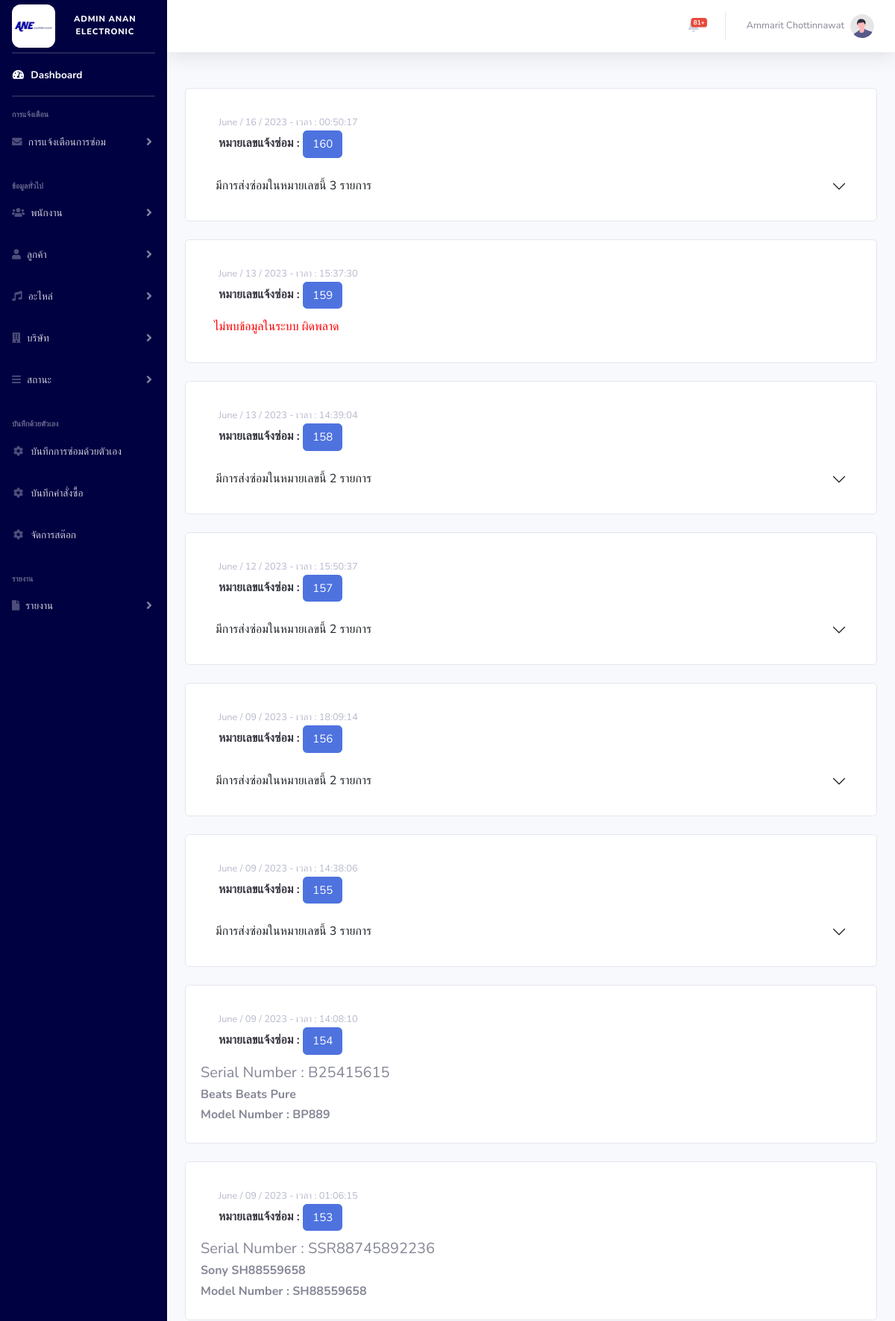
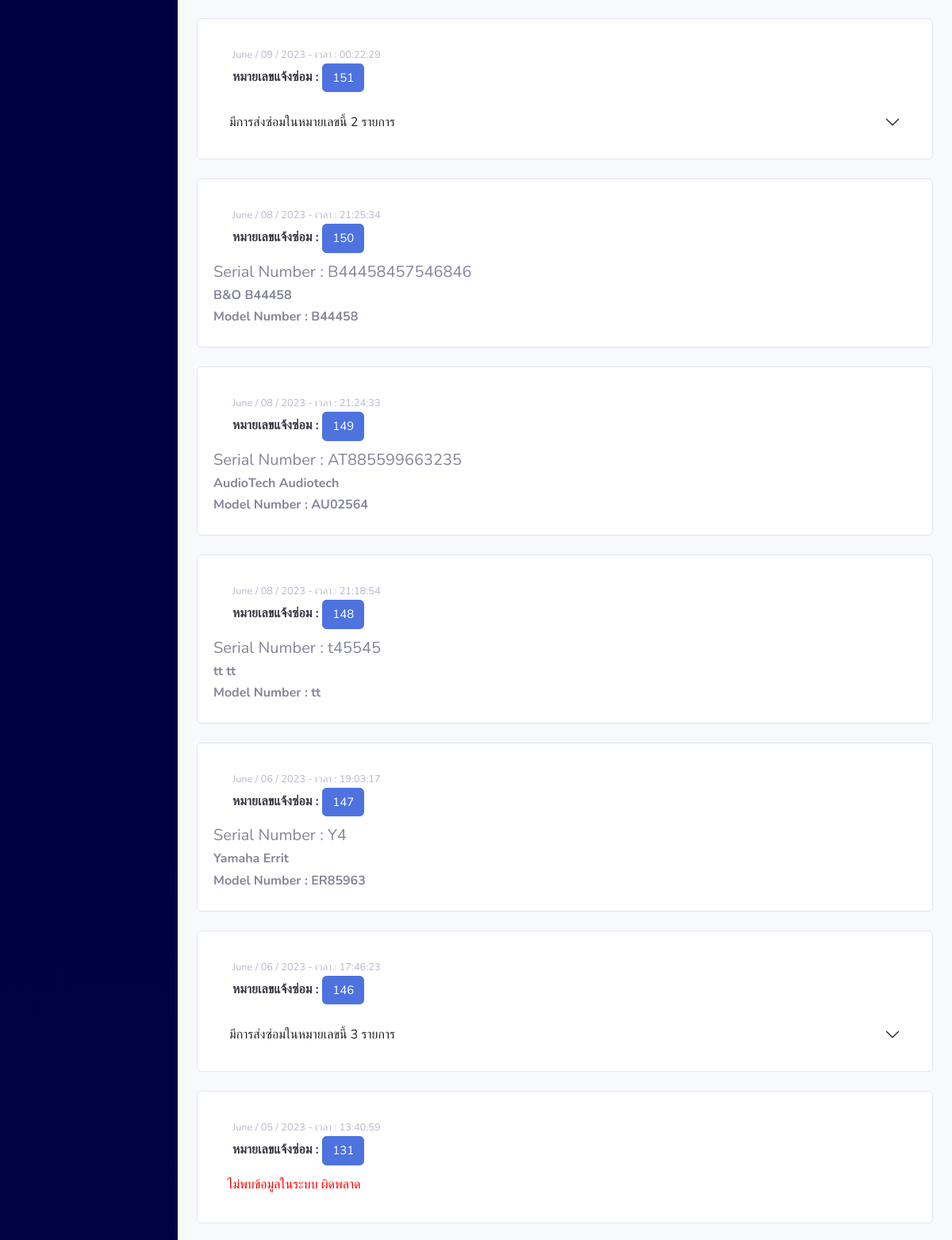
Screenshot of /admin/listview_nofi.php (signed in, upper part) with the database file from the repository (2 pictures, top to bottom).
### tables this page shows
CREATE TABLE `get_detail` (
  `get_d_id` int(6) NOT NULL COMMENT 'ไอดีรายละเอียดรับการซ่อม',
  `get_r_id` varchar(6) DEFAULT NULL COMMENT 'รหัสรับการซ่อม',
  `r_id` varchar(6) DEFAULT NULL COMMENT 'รหัสข้อมูลอุปกรณ์',
  `get_d_record` varchar(6) DEFAULT NULL COMMENT 'ครั้งของการซ่อม',
  `get_d_detail` varchar(255) DEFAULT NULL COMMENT 'รายละเอียดการซ่อม',
  `t_id` varchar(50) DEFAULT NULL COMMENT 'ไอดีรหัสไปรยษณีย์',
  `del_flg` varchar(1) NOT NULL DEFAULT '0' COMMENT 'ลบ = 1',
  `get_d_conf` int(1) DEFAULT NULL COMMENT '0 = ใช้,1 = ไม่ใช้ ',
  `get_t_id` varchar(6) DEFAULT NULL COMMENT 'ไอดีรหัสไปรษณีย์ของสมาชิก'
);

CREATE TABLE `get_repair` (
  `get_r_id` int(6) NOT NULL,
  `get_r_date_in` datetime(6) DEFAULT NULL,
  `get_r _date_out` datetime(6) DEFAULT NULL,
  `e_id` int(6) DEFAULT NULL,
  `del_flg` tinyint(1) NOT NULL DEFAULT 0,
  `get_tel` varchar(20) DEFAULT NULL,
  `get_add` varchar(255) DEFAULT NULL,
  `get_wages` int(10) DEFAULT NULL COMMENT 'ค่าแรงช่าง',
  `get_add_price` int(6) DEFAULT NULL COMMENT 'ราคาค่าส่ง',
  `get_pay` int(1) DEFAULT 0 COMMENT 'ชำระแล้ว = 1',
  `get_deli` tinyint(1) DEFAULT 0 COMMENT '0 = รับหน้าร้าน , 1 = ทำการจัดส่ง',
  `get_date_conf` int(6) DEFAULT NULL COMMENT '(กี่วัน) วันที่คาดการการซ่อมเสร็จ'
);

CREATE TABLE `repair` (
  `r_id` int(6) NOT NULL,
  `m_id` varchar(255) DEFAULT NULL,
  `r_brand` varchar(255) DEFAULT NULL,
  `r_model` varchar(255) DEFAULT NULL,
  `r_number_model` varchar(255) DEFAULT NULL,
  `r_serial_number` varchar(255) DEFAULT NULL,
  `r_add` varchar(255) DEFAULT NULL,
  `com_id` varchar(50) DEFAULT NULL,
  `r_guarantee` int(2) DEFAULT NULL COMMENT 'ระยะประกัน',
  `r_date_buy` datetime DEFAULT NULL COMMENT 'วันที่ซื้อวันแรก',
  `del_flg` tinyint(1) NOT NULL DEFAULT 0 COMMENT 'ลบ = 1',
  `e_id` varchar(6) DEFAULT NULL COMMENT 'ไอดีพนักงานที่ใส่ข้อมูล'
);

### admin/listview_nofi.php (the view, shortened to what this page needs)
<?php
include('../database/condb.php');
?>
<!DOCTYPE html>
<html lang="en">
<head>
    <link href="vendor/fontawesome-free/css/all.min.css" rel="stylesheet" type="text/css">
    <link href="https://cdn.jsdelivr.net/npm/bootstrap@5.0.2/dist/css/bootstrap.min.css" rel="stylesheet">
    <link href="css/sb-admin-2.min.css" rel="stylesheet">
</head>
<body id="page-top">
    <div id="wrapper">
        <?php
        include('bar/sidebar.php');
        ?>
        <div id="content-wrapper" class="d-flex flex-column">
            <div id="content">
                <?php
                include('bar/topbar_admin.php');
                ?>
                <div class="container-fluid">
                    <?php
                    $sql_nofi = "SELECT *
                    FROM get_repair
                    LEFT JOIN get_detail ON get_repair.get_r_id = get_detail.get_r_id
                    LEFT JOIN repair ON get_detail.r_id = repair.r_id
                    WHERE get_repair.del_flg = '0'
                    GROUP BY get_repair.get_r_id
                    ORDER BY get_repair.get_r_id DESC;
                     ";
                    $result_nofi = mysqli_query($conn, $sql_nofi);
                    while ($row = mysqli_fetch_array($result_nofi)) {
                        $dateString = date('d-m-Y', strtotime($row['get_r_date_in']));
                        $date = DateTime::createFromFormat('d-m-Y', $dateString);
                        $formattedDate = $date->format('F / d / Y');
                    ?>
                        <div class="pt-4">
                            <div class="card">
                                <a class="dropdown-item align-items-center" href="detail_repair.php?id=<?= $row[0] ?>">
                                    <div class="card-body">
                                        <span class="small text-gray-500"><?= $formattedDate ?> - เวลา : <?= date('H:i:s', strtotime($row['get_r_date_in'])) ?></span>
                                        <h6 class="font-weight-bold">หมายเลขแจ้งซ่อม : <button class="btn btn-primary" style="font-size: 15px;"><?= $row[0] ?></button></h6>
                                </a>
                                <?php
                                $get_r_id = $row[0];
                                $sql_count = "SELECT COUNT(get_repair.get_r_id) FROM get_repair
                                                        LEFT JOIN get_detail ON get_repair.get_r_id = get_detail.get_r_id
                                                        LEFT JOIN repair ON get_detail.r_id = repair.r_id
                                                        WHERE get_detail.get_r_id  = '$get_r_id'
                                                        ORDER BY get_repair.get_r_id DESC ";
                                $result_count = mysqli_query($conn, $sql_count);
                                $row_count = mysqli_fetch_array($result_count);
                                if ($row_count[0] > 1) {
                                ?>
                                    <div class="accordion accordion-flush" id="accordionFlushExample">
                                        <div class="accordion-item">
                                            <h2 class="accordion-header" id="flush-heading<?= $get_r_id ?>">
                                                <button class="accordion-button collapsed" type="button" data-bs-toggle="collapse" data-bs-target="#flush-collapse<?= $get_r_id ?>" aria-expanded="false" aria-controls="flush-collapse<?= $get_r_id ?>">
                                                    มีการส่งซ่อมในหมายเลขนี้ <?= $row_count[0] ?> รายการ
                                                </button>
                                            </h2>
                                        </div>
                                    </div>
                                    <?php
                                } else {
                                    $sql_detail = "SELECT * FROM get_repair
                                                        LEFT JOIN get_detail ON get_repair.get_r_id = get_detail.get_r_id
                                                        LEFT JOIN repair ON get_detail.r_id = repair.r_id
                                                        WHERE get_detail.get_r_id  = '$get_r_id'
                                                        ORDER BY get_repair.get_r_id DESC ";
                                    $result_detail = mysqli_query($conn, $sql_detail);
                                    $row_detail = mysqli_fetch_array($result_detail);
                                    if ($row_detail[0] == NULL) { ?>
                                        <p style="color : red ;margin-left: 2%;">ไม่พบข้อมูลในระบบ ผิดพลาด</p><?php
                                                                                        } else {  ?>
                                        <h5>Serial Number : <?= $row_detail['r_serial_number'] ?></h5>
                                        <h6 class="font-weight-bold"><?= $row_detail['r_brand'] ?> <?= $row_detail['r_model'] ?></h6>
                                        <h6 class="font-weight-bold">Model Number : <?= $row_detail['r_number_model'] ?> </h6>
                                <?php
                                                                                        }
                                                                                    }
                                ?>
                            </div>
                        </div>
                </div>
            <?php
                    }
            ?>
</body>
</html>

### rows the page displays
get_detail: get_r.get_r_date_in "June / 16 / 2023", get_r.get_r_date_in "00:50:17", get_r.get_r_id "160", row_count "3"
get_repair: get_r_date_in "June / 13 / 2023", get_r_date_in "15:37:30", get_r_id "159", shows "ไม่พบข้อมูลในระบบ ผิดพลาด"
get_detail: get_r.get_r_date_in "June / 13 / 2023", get_r.get_r_date_in "14:39:04", get_r.get_r_id "158", row_count "2"
get_detail: get_r.get_r_date_in "June / 12 / 2023", get_r.get_r_date_in "15:50:37", get_r.get_r_id "157", row_count "2"
get_detail: get_r.get_r_date_in "June / 09 / 2023", get_r.get_r_date_in "18:09:14", get_r.get_r_id "156", row_count "2"
get_detail: get_r.get_r_date_in "June / 09 / 2023", get_r.get_r_date_in "14:38:06", get_r.get_r_id "155", row_count "3"
get_detail: get_r.get_r_date_in "June / 09 / 2023", get_r.get_r_date_in "14:08:10", get_r.get_r_id "154", r.r_serial_number "B25415615", r.r_brand "Beats", r.r_model "Beats Pure", r.r_number_model "BP889"
get_detail: get_r.get_r_date_in "June / 09 / 2023", get_r.get_r_date_in "01:06:15", get_r.get_r_id "153", r.r_serial_number "SSR88745892236", r.r_brand "Sony", r.r_model "SH88559658", r.r_number_model "SH88559658"
get_detail: get_r.get_r_date_in "June / 09 / 2023", get_r.get_r_date_in "00:22:29", get_r.get_r_id "151", row_count "2"
get_detail: get_r.get_r_date_in "June / 08 / 2023", get_r.get_r_date_in "21:25:34", get_r.get_r_id "150", r.r_serial_number "B44458457546846", r.r_brand "B&O", r.r_model "B44458", r.r_number_model "B44458"
get_detail: get_r.get_r_date_in "June / 08 / 2023", get_r.get_r_date_in "21:24:33", get_r.get_r_id "149", r.r_serial_number "AT885599663235", r.r_brand "AudioTech", r.r_model "Audiotech", r.r_number_model "AU02564"
get_detail: get_r.get_r_date_in "June / 08 / 2023", get_r.get_r_date_in "21:18:54", get_r.get_r_id "148", r.r_serial_number "t45545", r.r_brand "tt", r.r_model "tt", r.r_number_model "tt"
get_detail: get_r.get_r_date_in "June / 06 / 2023", get_r.get_r_date_in "19:03:17", get_r.get_r_id "147", r.r_serial_number "Y4", r.r_brand "Yamaha", r.r_model "Errit", r.r_number_model "ER85963"
get_detail: get_r.get_r_date_in "June / 06 / 2023", get_r.get_r_date_in "17:46:23", get_r.get_r_id "146", row_count "3"
get_repair: get_r_date_in "June / 05 / 2023", get_r_date_in "13:40:59", get_r_id "131", shows "ไม่พบข้อมูลในระบบ ผิดพลาด"

### other values shown
$num_rows[0]-1 "81"
$_SESSION["fname"] "Ammarit"
$_SESSION["lname"] "Chottinnawat"
